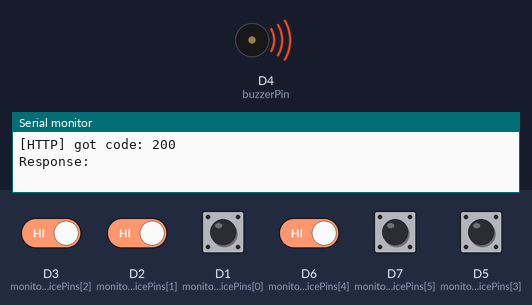
A sketch run on a simulated ESP8266 (NodeMCU). On the bench: buzzer (waves = sounding, pin HIGH), the last lines printed to the serial monitor. The inputs (shaded band) are chosen by the test bench; at power-on: D1 (monitoredDevicePins[0]), D2 (monitoredDevicePins[1]), D3 (monitoredDevicePins[2]), D5 (monitoredDevicePins[3]), D6 (monitoredDevicePins[4]), D7 (monitoredDevicePins[5]) HIGH. WiFi joins after 1.5 s; servers stay silent unless stated; uploads are accepted with an empty reply.

Above: at 2.3 s.
At 3.9 s:
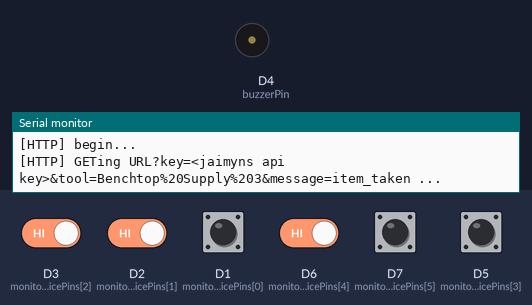
4.0 s: D3 (monitoredDevicePins[2]) driven LOW and D2 (monitoredDevicePins[1]) driven LOW
5.7 s: D2 (monitoredDevicePins[1]) driven HIGH and D6 (monitoredDevicePins[4]) driven LOW
7.2 s: D7 (monitoredDevicePins[5]) pulled LOW for 0.15 s
8.8 s: D5 (monitoredDevicePins[3]) pulled LOW for 0.15 s
Timing chart, 0 to 11.4 s (numbered marks = the images above; inputs shaded):
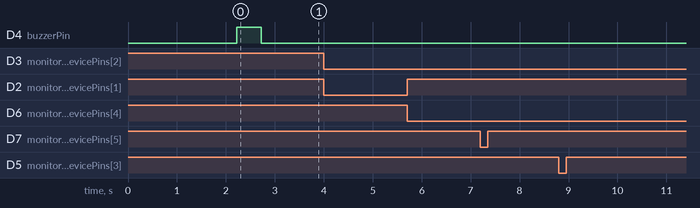

The sketch:

esp-alarm.ino
```cpp
#include <ESP8266WiFi.h>
#include <WiFiClient.h>
#include <ESP8266WebServer.h>
#include <ESP8266mDNS.h>
#include <ESP8266HTTPClient.h>

// WiFi/Webserver Details
const char* ssid = "HSBNEWiFi";
const char* password = "HSBNEPortHack";
const int server_port = 80;

// Monitored devices - please make sure they match
const String monitoredDeviceNames[] = {"Benchtop%20Supply%201", "Benchtop%20Supply%202", "Benchtop%20Supply%203", "Metcal", "Desolder%20Station", "Hot%20Air%20Gun"};
const int monitoredDevicePins[] = {D1, D2, D3, D5, D6, D7};
const int monitoredDevices = 6;
int deviceRemoved[] = {0,0,0,0,0,0};
const int buzzFor = 5000;
long ringUntil = 0;
long checkRemoved = 0;

// Other config
const int buzzerPin = D4;
const char* deviceName = "Electronics_Bench";
//const String secretKey = "nope"; // Used for jaimyn's slack api proxy
const String secretKey = "<jaimyns api key>"; // Used for jaimyn's slack api proxy

// Program variables
int buzzerState = 0;

ESP8266WebServer server(server_port);

void setup() {
  delay(500);
  Serial.begin(115200); // Start serial
  Serial.println("\n\nStarting Setup\nSetting up pins:");

  // Set up all our pins
  for (int x = 0; x < monitoredDevices; x++) {
    Serial.print(monitoredDeviceNames[x] + ", ");
    pinMode(monitoredDevicePins[x], INPUT_PULLUP);
  }

  Serial.println("\nConnecting to: " + (String)ssid);
  WiFi.begin(ssid, password); // Attempt a WiFi connection in station mode

  // Let's wait until WiFi is connected before anything else
  while (WiFi.status() != WL_CONNECTED) {
    delay(500);
    Serial.print(".");
  }

  // We're connected to WiFi so let's print some info
  Serial.println("");
  Serial.print("Connected to ");
  Serial.println(ssid);
  Serial.print("IP address: ");
  Serial.println(WiFi.localIP());

  // Start the MDNS service (device will be visible by http://deviceName.local)
  if (MDNS.begin(deviceName)) {
    Serial.println("MDNS responder started");
  }

  // Post in the slack channel that we've (re)connected
  makeRequest("?key=" + secretKey + "&tool=test&message=alarm_online");

  // Handle the webserver requests
  server.on("/", handleRoot);
  server.onNotFound(handleNotFound);
  server.begin();

  pinMode(buzzerPin, OUTPUT);
  buzzer(1);
  delay(500);
  buzzer(0);

  Serial.println("\n~~~==== Webserver started and setup complete ====~~~");
}

void loop() {

  // Handle web server requests if necessary
  server.handleClient();

  if (millis() >= ringUntil) {
    buzzer(0);
  }

  // every 5 minutes? send a message saying that the item has still been removed
  if (millis() >= checkRemoved) {
    for (int x = 0; x < monitoredDevices; x++) {
      if (deviceRemoved[x]) {
        Serial.print(monitoredDeviceNames[x] + " is still removed, please remember to return this to the workbench as soon as possible!\n");
        // TODO make it talk to slack
      }
    }
    checkRemoved = millis() + 300000;
  }

  // If we have WiFi do the alarm stuff
  if (WiFi.status() == WL_CONNECTED) {
    for (int x = 0; x < monitoredDevices; x++) {
      if (digitalRead(monitoredDevicePins[x]) == 1 && deviceRemoved[x] == 0) {
        // device has been removed
        Serial.println(monitoredDeviceNames[x] + " has been removed!\n");
        deviceRemoved[x] = 1;
        makeRequest("?key=" + secretKey + "&tool=" + monitoredDeviceNames[x] + "&message=item_taken");
        delay(300);
        // activate buzzer thingo for x seconds?
        ringUntil = millis() + buzzFor;

      } else if (digitalRead(monitoredDevicePins[x]) == 0 && deviceRemoved[x] == 1) {
        // device has been returned
        Serial.println(monitoredDeviceNames[x] + " has been returned!\n");
        deviceRemoved[x] = 0;
        makeRequest("?key=" + secretKey + "&tool=" + monitoredDeviceNames[x] + "&message=item_returned");
        delay(300);
        // activate buzzer thingo for x seconds?
        ringUntil = millis() + buzzFor/2;
      }
    }
  }
}

void buzzer(int state) {
  digitalWrite(buzzerPin, state);
  buzzerState = state;
}

void makeRequest(String url) {
  HTTPClient http;

  Serial.print("[HTTP] begin...\n");
  http.begin("https://URL/" + url, "E6 28 AC 9C 36 89 29 0B 4C 08 76 F3 5E CD 4C C6 A8 1B F3 85"); //HTTPS
  //http.begin(url); //HTTP

  Serial.print("[HTTP] GETing URL" + url + " ...\n");
  // start connection and send HTTP header
  int httpCode = http.GET();

  // httpCode will be negative on error
  if (httpCode > 0) {
    // HTTP header has been send and Server response header has been handled
    Serial.printf("[HTTP] got code: %d", httpCode);

    // file found at server
    if (httpCode == HTTP_CODE_OK) {
      String payload = http.getString();
      Serial.print("\nResponse: ");
      Serial.println(payload);
    }
  } else {
    Serial.printf("[HTTP] GET... failed, error: %s\n", http.errorToString(httpCode).c_str());
  }

  http.end();
}
```

web_server_functions.ino
```cpp
void handleRoot() {
  server.send(200, "text/html", "<h2>Hello from esp-alarm! (" + (String)deviceName
    + ") </h2><h3>I'm alive and monitoring for non excellent behaviour! ;)</h3>");
}

void handleNotFound() {
  String message = "File Not Found\n\n";
  message += "URI: ";
  message += server.uri();
  message += "\nMethod: ";
  message += (server.method() == HTTP_GET) ? "GET" : "POST";
  message += "\nArguments: ";
  message += server.args();
  message += "\n";
  for (uint8_t i = 0; i < server.args(); i++) {
    message += " " + server.argName(i) + ": " + server.arg(i) + "\n";
  }
  server.send(404, "text/plain", message);
}
```
